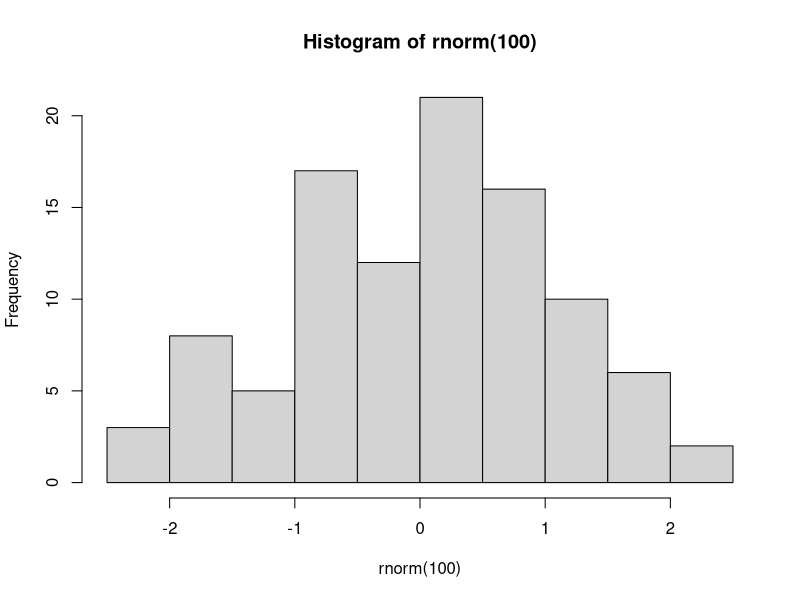

This chart was generated by the following R code:
## ---- chunk 1

hist(rnorm(100))

## ---- chunk 2

library(dplyr)

  group_by(mtcars, am) |>
    summarize(avg_wt = mean(wt))

